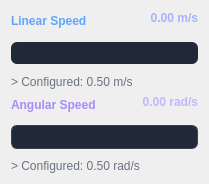
                                                        <widget class="QWidget" name="speed_bars_container" native="true">
                                                            <layout class="QVBoxLayout" name="speed_bars_layout">
                                                                <item>
                                                                    <layout class="QVBoxLayout" name="linear_layout">
                                                                        <property name="spacing">
                                                                            <number>6</number>
                                                                        </property>
                                                                        <item>
                                                                            <layout class="QHBoxLayout" name="linear_label_layout">
                                                                                <item>
                                                                                    <widget class="QLabel" name="linear_label">
                                                                                        <property name="styleSheet">
                                                                                            <string notr="true">color:
                                                                            #60a5fa; font-weight:
                                                                            600;</string>
                                                                                        </property>
                                                                                        <property name="text">
                                                                                            <string>Linear Speed</string>
                                                                                        </property>
                                                                                    </widget>
                                                                                </item>
                                                                                <item>
                                                                                    <spacer name="horizontalSpacer">
                                                                                        <property name="orientation">
                                                                                            <enum>Qt::Horizontal</enum>
                                                                                        </property>
                                                                                        <property name="sizeHint" stdset="0">
                                                                                            <size>
                                                                                                <width>40</width>
                                                                                                <height>20</height>
                                                                                            </size>
                                                                                        </property>
                                                                                    </spacer>
                                                                                </item>
                                                                                <item>
                                                                                    <widget class="QLabel" name="linear_value_label">
                                                                                        <property name="styleSheet">
                                                                                            <string notr="true">color:
                                                                            #a5b4fc; font-weight:
                                                                            600;</string>
                                                                                        </property>
                                                                                        <property name="text">
                                                                                            <string>0.00 m/s</string>
                                                                                        </property>
                                                                                        <property name="alignment">
                                                                                            <set>Qt::AlignRight</set>
                                                                                        </property>
                                                                                    </widget>
                                                                                </item>
                                                                            </layout>
                                                                        </item>
                                                                        <item>
                                                                            <widget class="QWidget" name="linear_container" native="true">
                                                                                <property name="minimumSize">
                                                                                    <size>
                                                                                        <width>0</width>
                                                                                        <height>32</height>
                                                                                    </size>
                                                                                </property>
                                                                                <property name="maximumSize">
                                                                                    <size>
                                                                                        <width>16777215</width>
                                                                                        <height>32</height>
                                                                                    </size>
                                                                                </property>
                                                                                <layout class="QGridLayout" name="gridLayout">
                                                                                    <property name="leftMargin">
                                                                                        <number>0</number>
                                                                                    </property>
                                                                                    <property name="topMargin">
                                                                                        <number>0</number>
                                                                                    </property>
                                                                                    <property name="rightMargin">
                                                                                        <number>0</number>
                                                                                    </property>
                                                                                    <property name="bottomMargin">
                                                                                        <number>0</number>
                                                                                    </property>
                                                                                    <property name="spacing">
                                                                                        <number>0</number>
                                                                                    </property>
                                                                                    <item row="0" column="0">
                                                                                        <widget class="QProgressBar" name="linear_progress_bg">
                                                                                            <property name="styleSheet">
                                                                                                <string notr="true">QProgressBar
                                                                                {
                                                                                border: 1px solid
                                                                                #374151;
                                                                                border-radius: 6px;
                                                                                background-color:
                                                                                #1f2937;
                                                                                }
                                                                                QProgressBar::chunk
                                                                                {
                                                                                background-color:
                                                                                #374151;
                                                                                border-radius: 5px;
                                                                                }</string>
                                                                                            </property>
                                                                                            <property name="value">
                                                                                                <number>0</number>
                                                                                            </property>
                                                                                            <property name="textVisible">
                                                                                                <bool>false</bool>
                                                                                            </property>
                                                                                        </widget>
                                                                                    </item>
                                                                                    <item row="0" column="0">
                                                                                        <widget class="QProgressBar" name="linear_progress_fg">
                                                                                            <property name="styleSheet">
                                                                                                <string notr="true">QProgressBar
                                                                                {
                                                                                border: none;
                                                                                border-radius: 6px;
                                                                                background-color:
                                                                                transparent;
                                                                                }
                                                                                QProgressBar::chunk
                                                                                {
                                                                                background:
                                                                                qlineargradient(x1:0,
                                                                                y1:0, x2:1, y2:0,
                                                                                stop:0 #3b82f6,
                                                                                stop:1 #60a5fa);
                                                                                border-radius: 5px;
                                                                                }</string>
                                                                                            </property>
                                                                                            <property name="value">
                                                                                                <number>0</number>
                                                                                            </property>
                                                                                            <property name="textVisible">
                                                                                                <bool>false</bool>
                                                                                            </property>
                                                                                        </widget>
                                                                                    </item>
                                                                                </layout>
                                                                            </widget>
                                                                        </item>
                                                                        <item>
                                                                            <widget class="QLabel" name="linear_config_label">
                                                                                <property name="styleSheet">
                                                                                    <string notr="true">color: #6b7280;
                                                                    font-size: 9pt;</string>
                                                                                </property>
                                                                                <property name="text">
                                                                                    <string>&gt; Configured: 0.50 m/s</string>
                                                                                </property>
                                                                            </widget>
                                                                        </item>
                                                                    </layout>
                                                                </item>
                                                                <item>
                                                                    <layout class="QVBoxLayout" name="angular_layout">
                                                                        <property name="spacing">
                                                                            <number>6</number>
                                                                        </property>
                                                                        <item>
                                                                            <layout class="QHBoxLayout" name="angular_label_layout">
                                                                                <item>
                                                                                    <widget class="QLabel" name="angular_label">
                                                                                        <property name="styleSheet">
                                                                                            <string notr="true">color:
                                                                            #a78bfa; font-weight:
                                                                            600;</string>
                                                                                        </property>
                                                                                        <property name="text">
                                                                                            <string>Angular Speed</string>
                                                                                        </property>
                                                                                    </widget>
                                                                                </item>
                                                                                <item>
                                                                                    <spacer name="horizontalSpacer_2">
                                                                                        <property name="orientation">
                                                                                            <enum>Qt::Horizontal</enum>
                                                                                        </property>
                                                                                        <property name="sizeHint" stdset="0">
                                                                                            <size>
                                                                                                <width>40</width>
                                                                                                <height>20</height>
                                                                                            </size>
                                                                                        </property>
                                                                                    </spacer>
                                                                                </item>
                                                                                <item>
                                                                                    <widget class="QLabel" name="angular_value_label">
                                                                                        <property name="styleSheet">
                                                                                            <string notr="true">color:
                                                                            #c4b5fd; font-weight:
                                                                            600;</string>
                                                                                        </property>
                                                                                        <property name="text">
                                                                                            <string>0.00 rad/s</string>
                                                                                        </property>
                                                                                        <property name="alignment">
                                                                                            <set>Qt::AlignRight</set>
                                                                                        </property>
                                                                                    </widget>
                                                                                </item>
                                                                            </layout>
                                                                        </item>
                                                                        <item>
                                                                            <widget class="QWidget" name="angular_container" native="true">
                                                                                <property name="minimumSize">
                                                                                    <size>
                                                                                        <width>0</width>
                                                                                        <height>32</height>
                                                                                    </size>
                                                                                </property>
                                                                                <property name="maximumSize">
                                                                                    <size>
                                                                                        <width>16777215</width>
                                                                                        <height>32</height>
                                                                                    </size>
                                                                                </property>
                                                                                <layout class="QGridLayout" name="gridLayout_angular">
                                                                                    <property name="leftMargin">
                                                                                        <number>0</number>
                                                                                    </property>
                                                                                    <property name="topMargin">
                                                                                        <number>0</number>
                                                                                    </property>
                                                                                    <property name="rightMargin">
                                                                                        <number>0</number>
                                                                                    </property>
                                                                                    <property name="bottomMargin">
                                                                                        <number>0</number>
                                                                                    </property>
                                                                                    <property name="spacing">
                                                                                        <number>0</number>
                                                                                    </property>
                                                                                    <item row="0" column="0">
                                                                                        <widget class="QProgressBar" name="angular_progress_bg">
                                                                                            <property name="styleSheet">
                                                                                                <string notr="true">QProgressBar { border: 1px solid #374151; border-radius: 6px; background-color: #1f2937; } QProgressBar::chunk { background-color: #374151; border-radius: 5px; }</string>
                                                                                            </property>
                                                                                            <property name="value">
                                                                                                <number>0</number>
                                                                                            </property>
                                                                                            <property name="textVisible">
                                                                                                <bool>false</bool>
                                                                                            </property>
                                                                                        </widget>
                                                                                    </item>
                                                                                    <item row="0" column="0">
                                                                                        <widget class="QProgressBar" name="angular_progress_fg">
                                                                                            <property name="styleSheet">
                                                                                                <string notr="true">QProgressBar { border: none; border-radius: 6px; background-color: transparent; } QProgressBar::chunk { background: qlineargradient(x1:0, y1:0, x2:1, y2:0, stop:0 #a78bfa, stop:1 #8b5cf6); border-radius: 5px; }</string>
                                                                                            </property>
                                                                                            <property name="value">
                                                                                                <number>0</number>
                                                                                            </property>
                                                                                            <property name="textVisible">
                                                                                                <bool>false</bool>
                                                                                            </property>
                                                                                        </widget>
                                                                                    </item>
                                                                                </layout>
                                                                            </widget>
                                                                        </item>
                                                                        <item>
                                                                            <widget class="QLabel" name="angular_config_label">
                                                                                <property name="styleSheet">
                                                                                    <string notr="true">color: #6b7280;
                                                                    font-size: 9pt;</string>
                                                                                </property>
                                                                                <property name="text">
                                                                                    <string>&gt; Configured: 0.50 rad/s</string>
                                                                                </property>
                                                                            </widget>
                                                                        </item>
                                                                    </layout>
                                                                </item>
                                                            </layout>
                                                        </widget>
